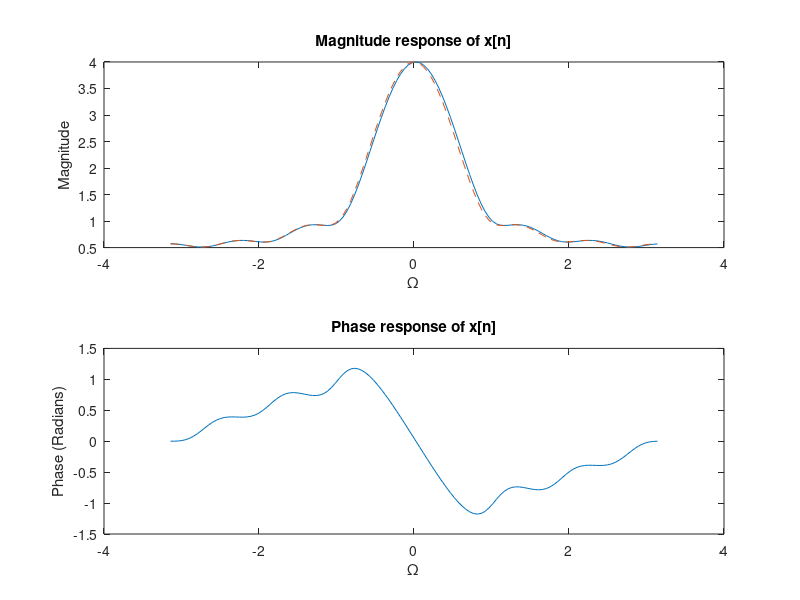
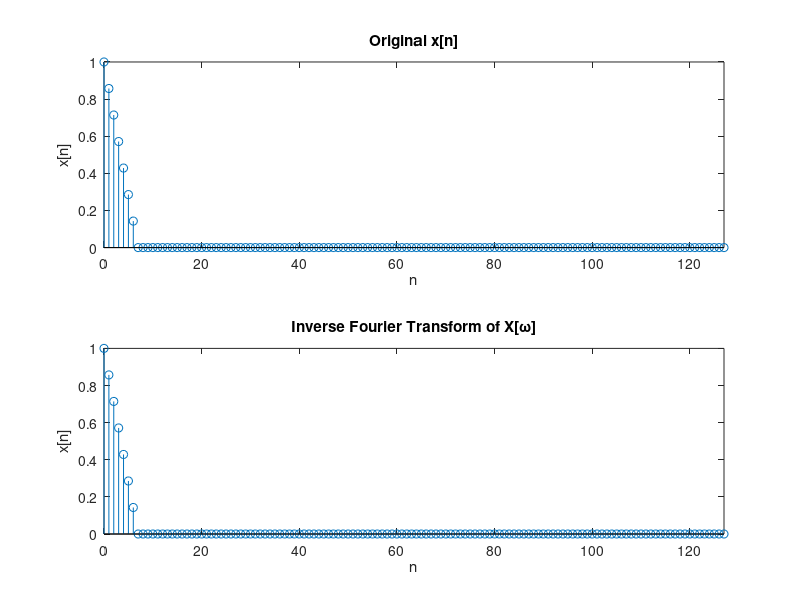

Write MATLAB code to recreate these figures, in order.
%% Part A
x = zeros(1,128);
n = (0:127);
x(1:7) = 1-1/7.*n(1:7);

X=fft(x);
X=fftshift(X);
Omega = linspace(-pi,pi,128);

w = @(a) (1 ...
    +   (6/7).*exp(-i.*a)...
    +   (5/7).*exp(-2.*i.*a)...
    +   (4/7).*exp(-3.*i.*a)...
    +   (3/7).*exp(-4.*i.*a)...
    +   (2/7).*exp(-5.*i.*a)...
    +   (1/7).*exp(-6.*i.*a));

figure; 
subplot(2, 1, 1);
plot(Omega,abs(X));
hold on;
plot(Omega,abs(w(Omega)),'--'); %slightly off due to rounding errors add legend
hold off;
title('Magnitude response of x[n]');
xlabel('\Omega');
ylabel('Magnitude');

subplot(2, 1, 2);
plot(Omega,angle(X));
title('Phase response of x[n]');
xlabel('\Omega');
ylabel('Phase (Radians)');

X=ifftshift(X);
z=ifft(X);

figure;
subplot(2, 1, 1);
stem(n, x);
title('Original x[n]');
xlabel('n');
ylabel('x[n]');
axis([0 127 0 1]);

subplot(2, 1, 2);
stem(n,z);
title('Inverse Fourier Transform of X[\omega]');
xlabel('n');
ylabel('x[n]');
axis([0 127 0 1]);
